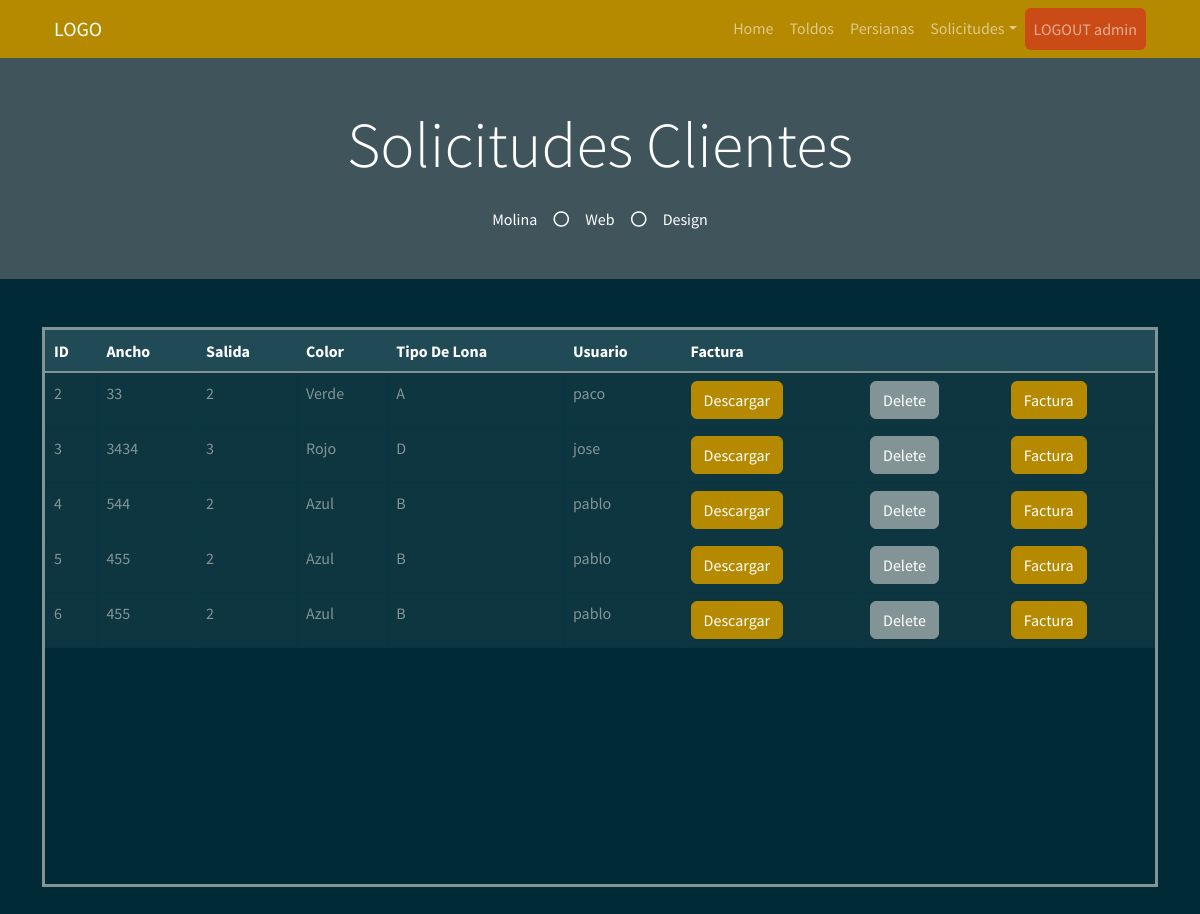
Page /solicitudes_admin (signed in) on the earlier database version.
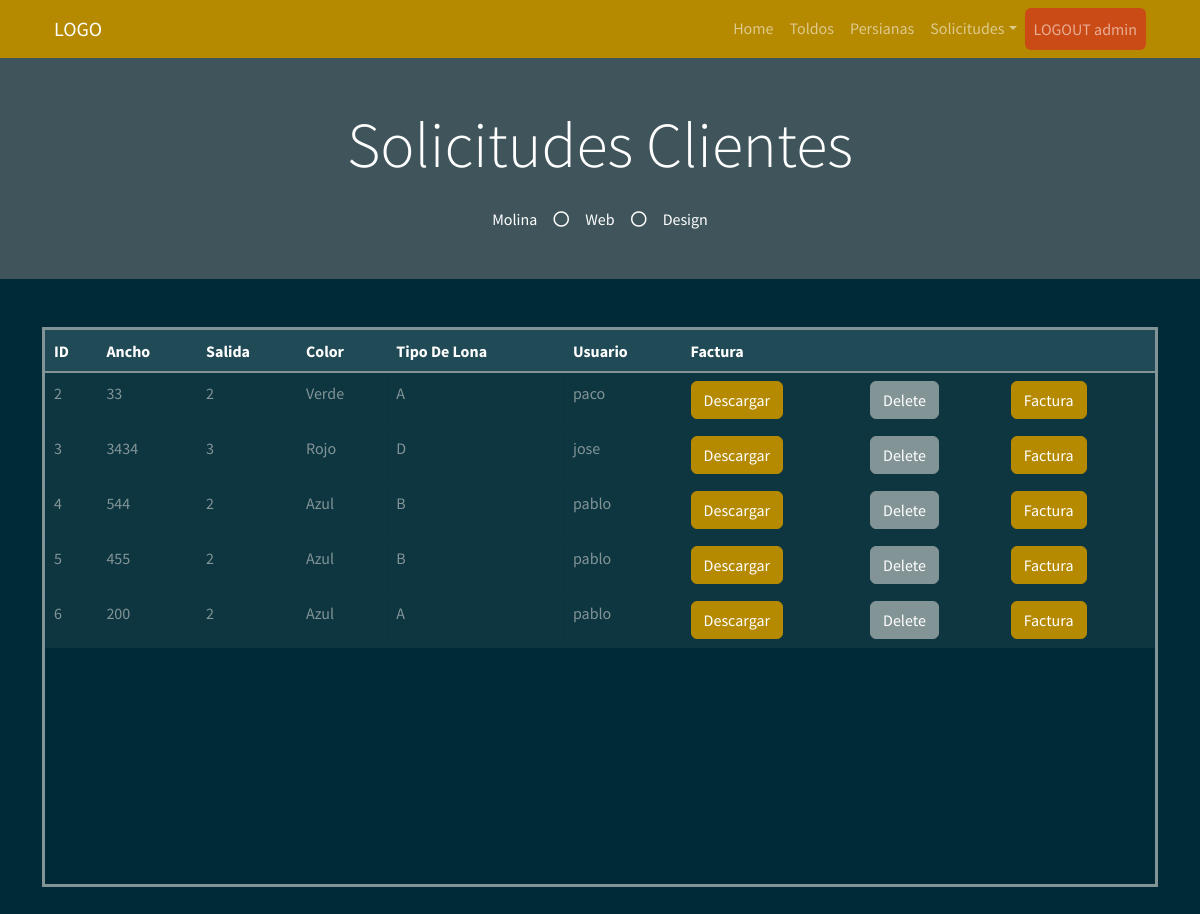
Same page on the later database version.
### myapp/models.py (models this page shows)
    class PresupuestoToldo(db.Model):
        __tablename__ = "PresupuestoToldo"  # Nombre de la tabla que se crea
        PresupuestoToldo_id = db.Column("presupuestoToldo_id", db.Integer, Sequence(
            'presupuestoToldo_id_seq'),  primary_key=True)
        Ancho = db.Column(db.String(20))
        Salida = db.Column(db.Integer)
        Color = db.Column(db.String(30))
        TipoLona = db.Column(db.String(30))
        Usu = db.Column(db.String(30))

### myapp/views.py (the view)
    @app.route("/solicitudes_admin", methods=["GET", "POST"])
    def solicitudes_admin():
        list_solicitud = db_access["list_solicitudes"]
        solicitudes = list_solicitud()
        usuario = session['usuario']
        usu = usuario
        return render_template("solicitudes_admin.html", solicitudes=solicitudes, usu=usu, os=os)

### myapp/templates/solicitudes_admin.html (shortened to what this page needs)
<!DOCTYPE html>
<html>
<head>
    <link href="https://cdn.jsdelivr.net/npm/bootstrap@5.1.3/dist/css/bootstrap.min.css" rel="stylesheet"
>
    <link rel="stylesheet" href="../static/style/bootstrap.min(8).css">
</head>
<body>
    {% include 'includes/navbar.html' %}
    <div class="jumbotron jumbotron-fluid bg-jumbotron" style=" background-color: rgba(128, 128, 128, 0.5);">
        <div class="container text-center py-5">
            <h3 class="text-white display-3 mb-4">Solicitudes Clientes</h3>
            <div class="d-inline-flex align-items-center text-white">
                <p class="m-0">Molina</p>
                <i class="far fa-circle px-3"></i>
                <p class="m-0">Web</p>
                <i class="far fa-circle px-3"></i>
                <p class="m-0">Design</p>
            </div>
        </div>
    </div>
    <div class="container my-5">
        <div style=" overflow:auto;  height: 70vh; border-style: solid;">
            <table class="table table-bordered mx-auto">
                <thead class="table-dark">
                    <tr class="table-active">
                        <th>ID</th>
                        <th>Ancho</th>
                        <th>Salida</th>
                        <th>Color</th>
                        <th>Tipo De Lona</th>
                        <th>Usuario</th>
                        <th>Factura</th>
                        <th></th>
                        <th></th>
                    </tr>
                </thead>
                <tbody>
                    {% for solicitud in solicitudes %}
                    <tr>
                        <td> {{ solicitud.PresupuestoToldo_id }} </td>
                        <td> {{ solicitud.Ancho }} </td>
                        <td> {{ solicitud.Salida }} </td>
                        <td> {{ solicitud.Color }} </td>
                        <td> {{ solicitud.TipoLona }} </td>
                        <td> {{ solicitud.Usu }} </td>
                        <td><a class="btn btn-primary"
                                href="/download_pdf/{{solicitud.PresupuestoToldo_id}}">Descargar</a></td>
                        <form id="deletForm" action="/delete_solicitud/{{solicitud.PresupuestoToldo_id}}" method="post">
                            <td> <input type="submit" value="Delete" class="btn btn-secondary" /></td>
                        </form>
                        <td> <a class="btn btn-primary"
                                href="/create_factura/{{solicitud.PresupuestoToldo_id}}">Factura</a></td>
                    </tr>
                    {% endfor %}
                </tbody>
            </table>
        </div>
    </div>
</body>
</html>

Differences in the rows shown:
changed PresupuestoToldo id 6: Ancho "455" → "200"; TipoLona "B" → "A"
